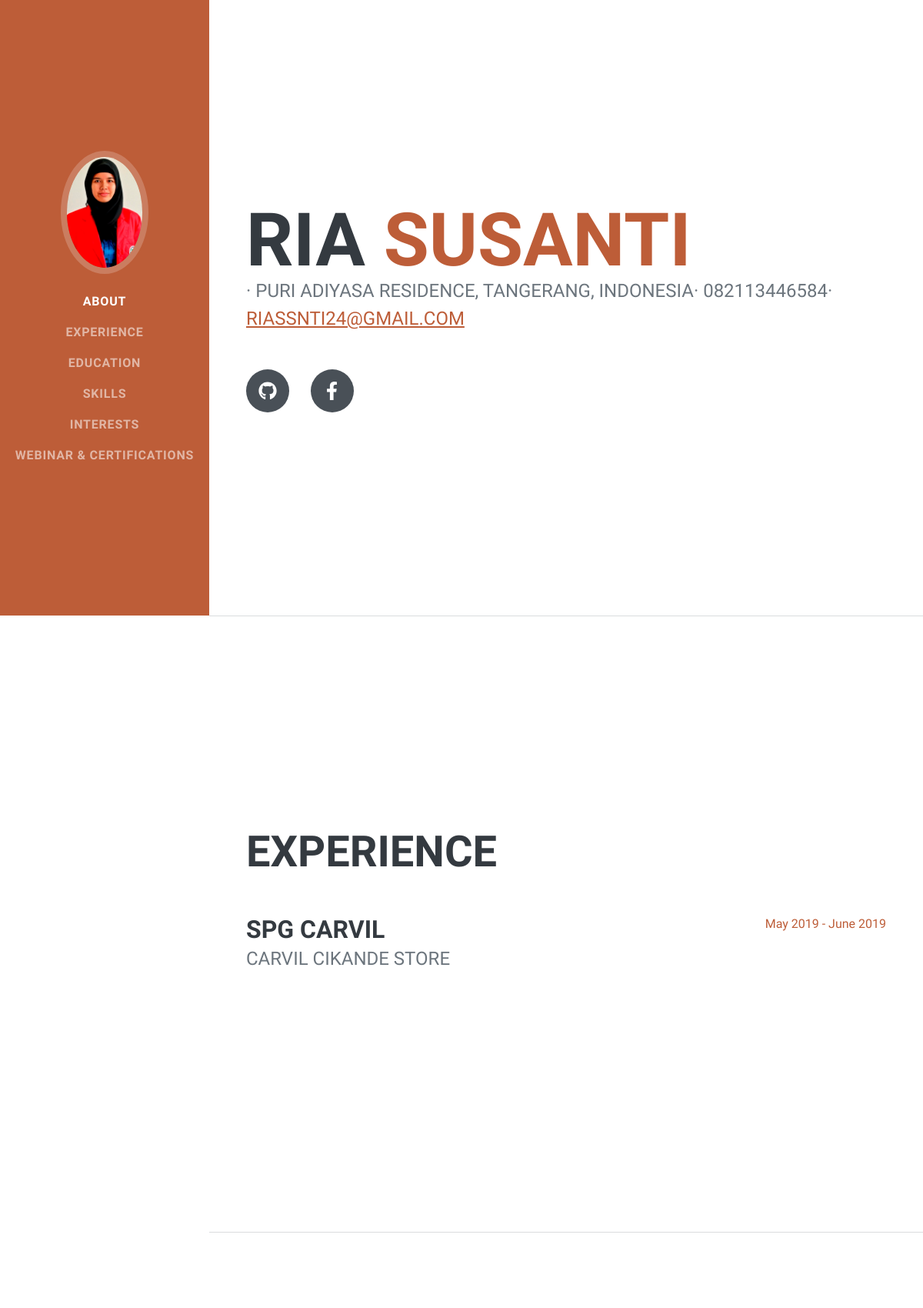
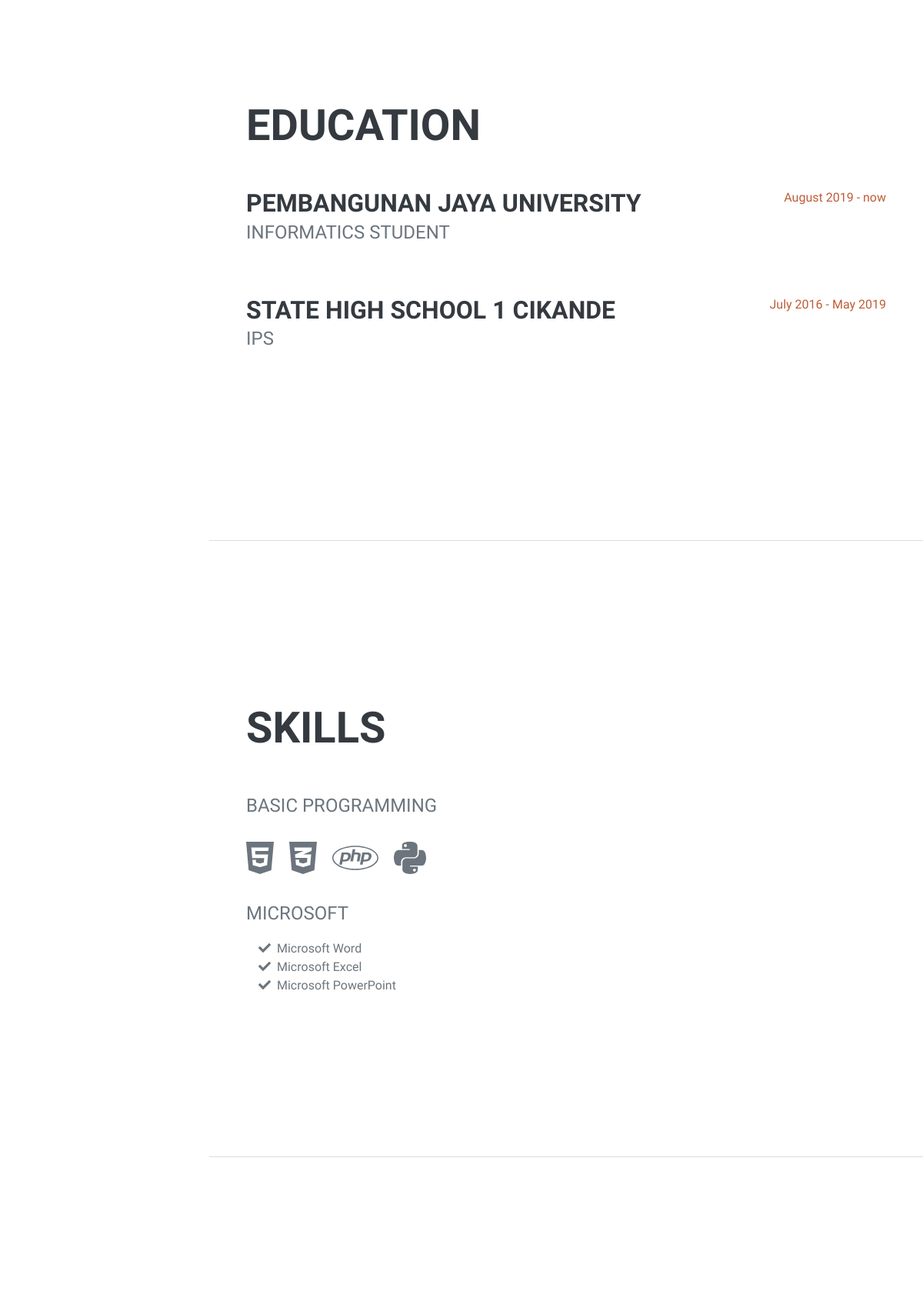
Screenshot of /uts-ria/index.php (upper part) with the database file from the repository (2 pictures, top to bottom).
### tables this page shows
CREATE TABLE `about` (
  `nama_depan` varchar(35) DEFAULT NULL,
  `nama_belakang` varchar(35) DEFAULT NULL,
  `nama_lengkap` varchar(35) DEFAULT NULL,
  `email` varchar(35) DEFAULT NULL,
  `alamat` varchar(100) DEFAULT NULL,
  `deskripsi_diri` varchar(500) DEFAULT NULL,
  `nomor_hp` varchar(12) DEFAULT NULL,
  `facebook` varchar(50) DEFAULT NULL,
  `github` varchar(50) DEFAULT NULL
);

CREATE TABLE `experiences` (
  `divisi_pekerjaan` varchar(50) DEFAULT NULL,
  `nama_perusahaan` varchar(50) DEFAULT NULL,
  `deskripsi_pekerjaan` varchar(250) DEFAULT NULL,
  `waktu_menjabat` varchar(50) DEFAULT NULL
);

CREATE TABLE `education` (
  `nama_universitas` varchar(50) DEFAULT NULL,
  `jurusan_kuliah` varchar(50) DEFAULT NULL,
  `waktu_kuliah` varchar(50) DEFAULT NULL,
  `nama_sma` varchar(50) DEFAULT NULL,
  `jurusan_sma` varchar(50) DEFAULT NULL,
  `waktu_sma` varchar(50) DEFAULT NULL
);

CREATE TABLE `skills` (
  `skills_1` varchar(50) DEFAULT NULL,
  `skills_2` varchar(50) DEFAULT NULL
);

### uts-ria/index.php (the view, shortened to what this page needs)
<?php
include "koneksi.php";
?>
<!DOCTYPE html>
<html lang="en">
    <head>
        <link href="styles.css" rel="stylesheet" />
    </head>
    <body id="page-top">
<?php
    $strSQL = "SELECT * FROM about";
    $execStrSQL = mysqli_query($conn, $strSQL);
    if (mysqli_num_rows($execStrSQL) > 0){
        while ($row = mysqli_fetch_assoc($execStrSQL)){
?>
        <nav class="navbar navbar-expand-lg navbar-dark bg-primary fixed-top" id="sideNav">
            <a class="navbar-brand js-scroll-trigger" href="#page-top">
                <span class="d-none d-lg-block"><img class="img-fluid img-profile rounded-circle mx-auto mb-2" src="img/profile.jpg" alt="..." /></span>
            </a>
            <div class="collapse navbar-collapse" id="navbarResponsive">
                <ul class="navbar-nav">
                    <li class="nav-item"><a class="nav-link js-scroll-trigger" href="#about">About</a></li>
                    <li class="nav-item"><a class="nav-link js-scroll-trigger" href="#experience">Experience</a></li>
                    <li class="nav-item"><a class="nav-link js-scroll-trigger" href="#education">Education</a></li>
                    <li class="nav-item"><a class="nav-link js-scroll-trigger" href="#skills">Skills</a></li>
                    <li class="nav-item"><a class="nav-link js-scroll-trigger" href="#interests">Interests</a></li>
                    <li class="nav-item"><a class="nav-link js-scroll-trigger" href="#awards">Webinar & Certifications</a></li>
                </ul>
            </div>
        </nav>
        <div class="container-fluid p-0">
            <section class="resume-section" id="about">
                <div class="resume-section-content">
                    <h1 class="mb-0">
                        <?=$row["nama_depan"]?>
                        <span class="text-primary"><?=$row["nama_belakang"]?></span>
                    </h1>
                    <div class="subheading mb-5">
                        · <?=$row["alamat"]?>· <?=$row["nomor_hp"]?>·
                        <a href="mailto:name@email.com"><?=$row["email"]?></a>
                    </div>
                    <div class="social-icons">
                        <a class="social-icon" href="<?=$row["github"]?>"><i class="fab fa-github"></i></a>
                        <a class="social-icon" href="<?=$row["facebook"]?>"><i class="fab fa-facebook-f"></i></a>
                    </div>
<?php
        }
    }
?>
                </div>
            </section>
            <hr class="m-0" />
<?php
    $strSQL = "SELECT * FROM experiences";
    $execStrSQL = mysqli_query($conn, $strSQL);
    if (mysqli_num_rows($execStrSQL) > 0){
        while ($row = mysqli_fetch_assoc($execStrSQL)){
?>
            <section class="resume-section" id="experience">
                <div class="resume-section-content">
                    <h2 class="mb-5">Experience</h2>
                    <div class="d-flex flex-column flex-md-row justify-content-between mb-5">
                        <div class="flex-grow-1">
                            <h3 class="mb-0"><?=$row["divisi_pekerjaan"]?></h3>
                            <div class="subheading mb-3"><?=$row["nama_perusahaan"]?></div>
                        </div>
                        <div class="flex-shrink-0"><span class="text-primary"><?=$row["waktu_menjabat"]?></span></div>
                    </div>
<?php
        }
    }
?>
                </div>
            </section>
            <hr class="m-0" />
<?php
    $strSQL = "SELECT * FROM education";
    $execStrSQL = mysqli_query($conn, $strSQL);
    if (mysqli_num_rows($execStrSQL) > 0){
        while ($row = mysqli_fetch_assoc($execStrSQL)){
?>
            <section class="resume-section" id="education">
                <div class="resume-section-content">
                    <h2 class="mb-5">Education</h2>
                    <div class="d-flex flex-column flex-md-row justify-content-between mb-5">
                        <div class="flex-grow-1">
                            <h3 class="mb-0"><?=$row["nama_universitas"]?></h3>
                            <div class="subheading mb-3"><?=$row["jurusan_kuliah"]?></div>
                        </div>
                        <div class="flex-shrink-0"><span class="text-primary"><?=$row["waktu_kuliah"]?></span></div>
                    </div>
                    <div class="d-flex flex-column flex-md-row justify-content-between">
                        <div class="flex-grow-1">
                            <h3 class="mb-0"><?=$row["nama_sma"]?></h3>
                            <div class="subheading mb-3"><?=$row["jurusan_sma"]?></div>
                        </div>
                        <div class="flex-shrink-0"><span class="text-primary"><?=$row["waktu_sma"]?></span></div>
                    </div>
<?php
        }
    }
?>
                </div>
            </section>
            <hr class="m-0" />
<?php
    $strSQL = "SELECT * FROM skills";
     $execStrSQL = mysqli_query($conn, $strSQL);
    if (mysqli_num_rows($execStrSQL) > 0){
        while ($row = mysqli_fetch_assoc($execStrSQL)){
?>
            <section class="resume-section" id="skills">
                <div class="resume-section-content">
                    <h2 class="mb-5">Skills</h2>
                    <div class="subheading mb-3"><?=$row["skills_1"]?></div>
                    <ul class="list-inline dev-icons">
                        <li class="list-inline-item"><i class="fab fa-html5"></i></li>
                        <li class="list-inline-item"><i class="fab fa-css3-alt"></i></li>
                        <li class="list-inline-item"><i class="fab fa-php"></i></li>
                        <li class="list-inline-item"><i class="fab fa-python"></i></li>
                    </ul>
                    <div class="subheading mb-3"><?=$row["skills_2"]?></div>
                    <ul class="fa-ul mb-0">
                        <li>
                            <span class="fa-li"><i class="fas fa-check"></i></span>
                            Microsoft Word
                        </li>
                        <li>
                            <span class="fa-li"><i class="fas fa-check"></i></span>
                            Microsoft Excel
                        </li>
                        <li>
                            <span class="fa-li"><i class="fas fa-check"></i></span>
                            Microsoft PowerPoint
                        </li>
                    </ul>
<?php
        }
    }
?>
                </div>
            </section>
            <hr class="m-0" />
<?php
    $strSQL = "SELECT * FROM interests";
    $execStrSQL = mysqli_query($conn, $strSQL);
    if (mysqli_num_rows($execStrSQL) > 0){
        while ($row = mysqli_fetch_assoc($execStrSQL)){
?>
            <section class="resume-section" id="interests">
<?php
        }
    }
?>
            </section>
        </div>
    </body>
</html>

### rows the page displays
about: nama_depan "RIA", nama_belakang "SUSANTI", alamat "PURI ADIYASA RESIDENCE, TANGERANG, INDONESIA", nomor_hp "082113446584", email "RIASSNTI24@GMAIL.COM"
experiences: divisi_pekerjaan "SPG CARVIL", nama_perusahaan "CARVIL CIKANDE STORE", waktu_menjabat "May 2019 - June 2019"
education: nama_universitas "PEMBANGUNAN JAYA UNIVERSITY", jurusan_kuliah "INFORMATICS STUDENT", waktu_kuliah "August 2019 - now", nama_sma "STATE HIGH SCHOOL 1 CIKANDE", jurusan_sma "IPS", waktu_sma "July 2016 - May 2019"
skills: skills_1 "BASIC PROGRAMMING", skills_2 "MICROSOFT"
